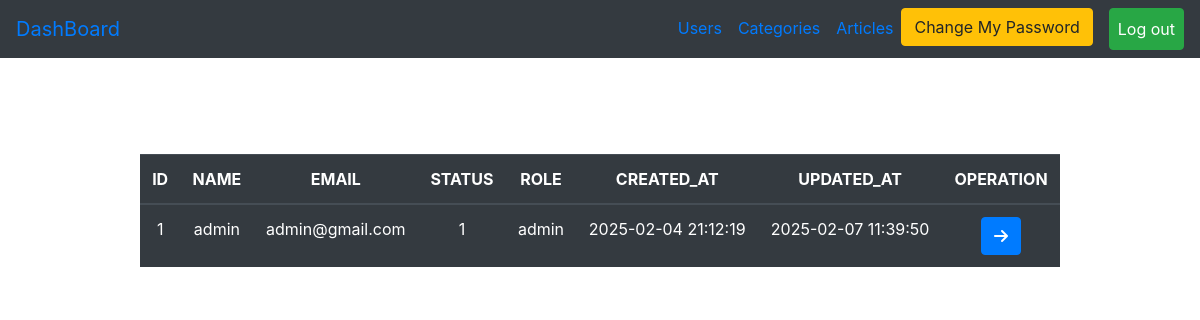
Screenshot of /Admin/users.php?page=show&user_id=1 (signed in) with the database file from the repository.
### tables this page shows
CREATE TABLE `users` (
  `user_id` int(11) NOT NULL,
  `username` varchar(255) NOT NULL,
  `email` varchar(255) NOT NULL,
  `password` varchar(255) NOT NULL,
  `status` enum('0','1') NOT NULL,
  `role` enum('user','admin','author') NOT NULL,
  `created_at` timestamp NULL DEFAULT NULL,
  `updated_at` timestamp NULL DEFAULT NULL
);

### Admin/users.php (the view)
<?php
include("initials.php");
if (isset($_SESSION['login'])) {
    $page = "All";
    if (isset($_GET['page'])) {
        $page = $_GET['page'];
    }
    if ($page == "All") {
        $statment1 = $connect->prepare("SELECT * FROM users");
        $statment1->execute();
        $usercount = $statment1->rowCount();
        $result = $statment1->fetchall();
?>
        <div class="container ">
            <div class="row">
                <div class="col-md-10 m-auto pt-5">
                    <?php
                    if (isset($_SESSION['message'])) {
                        echo "<h4 class='text-center alert alert-success'>" . $_SESSION['message'] . "</h4>";
                        unset($_SESSION['message']);
                        header("Refresh:4;url=users.php");
                    }
                    ?>
                    <h4 class="text-center">Detailes Of Users <span class="badge badge-primary"><?php echo $usercount ?></span>
                        <a class="badge badge-success" href="?page=create">Ceate New User</a>
                    </h4>
                    <table class="table table-dark mt-5 pt-5 text-center">
                        <thead>
                            <tr>
                                <th scope="col">ID</th>
                                <th scope="col">NAME</th>
                                <th scope="col">EMAIL</th>
                                <th scope="col">STATUS</th>
                                <th scope="col">ROLE</th>
                                <th scope="col">OPERATION</th>
                            </tr>
                        </thead>
                        <tbody>
                            <?php
                            foreach ($result as $item) {
                            ?>
                                <tr>
                                    <td><?php echo $item['user_id'] ?></td>
                                    <td><?php echo $item['username'] ?></td>
                                    <td><?php echo $item['email'] ?></td>
                                    <td><?php echo $item['status'] ?></td>
                                    <td><?php echo $item['role'] ?></td>
                                    <td><a href="?page=show&user_id=<?php echo $item['user_id'] ?>" class="btn btn-primary"><i class="fa-solid fa-eye"></i></a>
                                        <a href="?page=edit&user_id=<?php echo $item['user_id'] ?>" class="btn btn-success"><i class="fa-solid fa-pen-to-square"></i></a>
                                        <a href="?page=delete&user_id=<?php echo $item['user_id'] ?>" class="btn btn-danger"><i class="fa-solid fa-trash"></i></a>
                                    </td>
                                </tr>
                            <?php
                            }
                            ?>
                        </tbody>
                    </table>
                </div>
            </div>
        </div>
    <?php
    } else if ($page == "show") {
        if (isset($_GET['user_id'])) {
            $user_id = $_GET['user_id'];
        }
        $statment1 = $connect->prepare("SELECT * FROM users WHERE	user_id =?");
        $statment1->execute(array($user_id));
        $item = $statment1->fetch();
    ?>
        <div class="container ">
            <div class="row">
                <div class="col-md-10 m-auto pt-5">
                    <table class="table table-dark mt-5 pt-5 text-center">
                        <thead>
                            <tr>
                                <th scope="col">ID</th>
                                <th scope="col">NAME</th>
                                <th scope="col">EMAIL</th>
                                <th scope="col">STATUS</th>
                                <th scope="col">ROLE</th>
                                <th scope="col">CREATED_AT</th>
                                <th scope="col">UPDATED_AT</th>
                                <th scope="col">OPERATION</th>
                            </tr>
                        </thead>
                        <tbody>
                            <tr>
                                <td><?php echo $item['user_id'] ?></td>
                                <td><?php echo $item['username'] ?></td>
                                <td><?php echo $item['email'] ?></td>
                                <td><?php echo $item['status'] ?></td>
                                <td><?php echo $item['role'] ?></td>
                                <td><?php echo $item['created_at'] ?></td>
                                <td><?php echo $item['updated_at'] ?></td>
                                <td><a href="users.php" class="btn btn-primary"><i class="fa-solid fa-arrow-right"></i></a></td>
                            </tr>
                        </tbody>
                    </table>
                </div>
            </div>
        </div>
    <?php
    } else if ($page == "delete") {
        if (isset($_GET['user_id'])) {
            $user_id = $_GET['user_id'];
        }
        $statment = $connect->prepare("DELETE FROM users WHERE user_id =?");
        $statment->execute(array($user_id));
        $_SESSION['message'] = "Deleted Sucessfully";
        header("Location:users.php");
    } else if ($page == "create") {
    ?>
        <div class="container">
            <div class="row">
                <div class="col-md-10 mt-5">
                    <h4 class="text-center">CREATE USER PAGE</h4>
                    <form action="?page=savenew" method="post">
                        <label>USERNAME</label>
                        <input type="text" name="name" class="form-control mb-3">
                        <label>EMAIL</label>
                        <input type="email" name="email" class="form-control mb-3">
                        <label>PASSWORD</label>
                        <input type="password" name="pass" class="form-control mb-3">
                        <label>STATUS</label>
                        <select name="status" class="form-control mb-3">
                            <option value="1">active</option>
                            <option value="0">block</option>
                        </select>
                        <label>ROLE</label>
                        <select name="role" class="form-control mb-3">
                            <option value="admin">admin</option>
                            <option value="user">user</option>
                        </select>
                        <input type="submit" value="Create New User" class="form-control mt-3 btn btn-success ">
                    </form>
                </div>
            </div>
        </div>
    <?php
    } else if ($page == "savenew") {
        if ($_SERVER['REQUEST_METHOD'] == "POST") {
            $name = $_POST['name'];
            $email = $_POST['email'];
            $pass = $_POST['pass'];
            $status = $_POST['status'];
            $role = $_POST['role'];
            $statment = $connect->prepare("select * from users where email=?");
            $statment->execute(array($email));
            $count = $statment->rowcount();
            $item = $statment->fetch();
            if ($count > 0) {
                echo "<h4 class='text-center alert alert-danger'>This Account Already Registed</h4>";
                header("Refresh:3;url=users.php?page=create");
            } else {
                try {
                    $statment = $connect->prepare("insert into users
                    (username,email,`password`,`status`,`role`,created_at)
                    values(?,?,?,?,?,now())");
                    $statment->execute(array( $name, $email, $pass, $status, $role));
                    $_SESSION['message'] = "CREATED SUCESSFULLY";
                    header("Location:users.php");
                } catch (PDOException $e) {
                    echo "<h4 class='text-center alert alert-danger'>DUPLICATED IN ID</h4>";
                    header("Refresh:3;url=users.php?page=create");
                }
            }
        }
    } else if ($page == "edit") {
        if (isset($_GET['user_id'])) {
            $user_id = $_GET['user_id'];
        }
        $statment = $connect->prepare("SELECT * FROM users WHERE user_id =?");
        $statment->execute(array($user_id));
        $item = $statment->fetch();
    ?>
        <div class="container">
            <div class="row">
                <div class="col-md-10 mt-5">
                    <h4 class="text-center">UPDATE USER PAGE</h4>
                    <form action="?page=update" method="post">
                        <input type="hidden" name="old_id" value="<?php echo $item['user_id']; ?>" class="form-control mb-3 ">
                        <label>USERNAME</label>
                        <input type="text" name="name" value="<?php echo $item['username']; ?>" class="form-control mb-3">
                        <label>EMAIL</label>
                        <input type="email" name="email" value="<?php echo $item['email']; ?>" class="form-control mb-3">
                        <label>STATUS</label>
                        <select name="status" class="form-control mb-3">
                            <?php
                            if ($item['status'] == 1) {
                                echo '<option value="1" selected>active</option>';
                                echo '<option value="0">block</option>';
                            } else {
                                echo '<option value="1" >active</option> ';
                                echo  '<option value="0" selected>block</option>';
                            }
                            ?>
                        </select>
                        <label>ROLE</label>
                        <select name="role" class="form-control mb-3">
                            <?php
                            if ($item['role'] == "admin") {
                                echo '<option value="admin" selected>admin</option> ';
                                echo  '<option value="user">user</option>';
                            } else {
                                echo '<option value="admin">admin</option> ';
                                echo  '<option value="user" selected>user</option>';
                            }
                            ?>
                        </select>
                        <input type="submit" value="Update User" class="form-control mt-3 btn btn-success ">
                    </form>
                </div>
            </div>
        </div>
    <?php
    } else if ($page == "update") {
        if ($_SERVER['REQUEST_METHOD'] == "POST") {
            $old_id = $_POST['old_id'];
            $name = $_POST['name'];
            $email = $_POST['email'];
            $status = $_POST['status'];
            $role = $_POST['role'];
            $statment = $connect->prepare("select email from users where user_id = ?");
            $statment->execute(array($old_id));
            $old_email = $statment->fetchColumn();
            if ($email != $old_email) {
                $statment = $connect->prepare("select * from users where email=?");
                $statment->execute(array($email));
                $count = $statment->rowcount();
                $item = $statment->fetch();
                if ($count > 0) {
                    echo "<h4 class='text-center alert alert-danger'>This Account Already Registed</h4>";
                    header("Refresh:3;url=users.php?page=edit&user_id=$old_id");
                    exit;
                }
            }
            try {
                $statment = $connect->prepare("UPDATE USERS SET username=?, email=?, `status`=?, `role`=?, updated_at=now() WHERE user_id=?");
                $statment->execute(array($name, $email, $status, $role, $old_id));
                $_SESSION['message'] = "UPDATED SUCESSFULLY";
                header("Location:users.php");
            } catch (PDOException $e) {
                echo "<h4 class='text-center alert alert-danger'>DUPLICATED IN ID</h4>";
                header("Refresh:3;url=users.php?page=edit&user_id=$old_id");
            }
        }
    }
    ?>
<?php
} else {
    $_SESSION['message'] = "Please Login First";
    header("Location:../login.php");
}
include("Includes/temp/footer.php");
?>

### rows the page displays
users: user_id "1", username "admin", email "admin@gmail.com", status "1", role "admin", created_at "2025-02-04 21:12:19", updated_at "2025-02-07 11:39:50"
